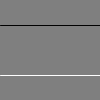
Frame 1 (no input)
Frame 2 (the mouse pressed at the canvas centre, redrawn once): identical to frame 1, image omitted

The Processing sketch that drew this single still picture (run headless with seeded random() and noise(); the mouse was pressed at the canvas centre and the sketch redrawn once):

// Processing sketch: circle
// ── circle.pde
void setup()
 {
 size(100,100);
    noLoop();
  }
  
  void draw()
  {
    background(127);
   stroke(-200.0);
   line(0,25,width,25);
   stroke(600.0);
   line(0,75,width,75); }
